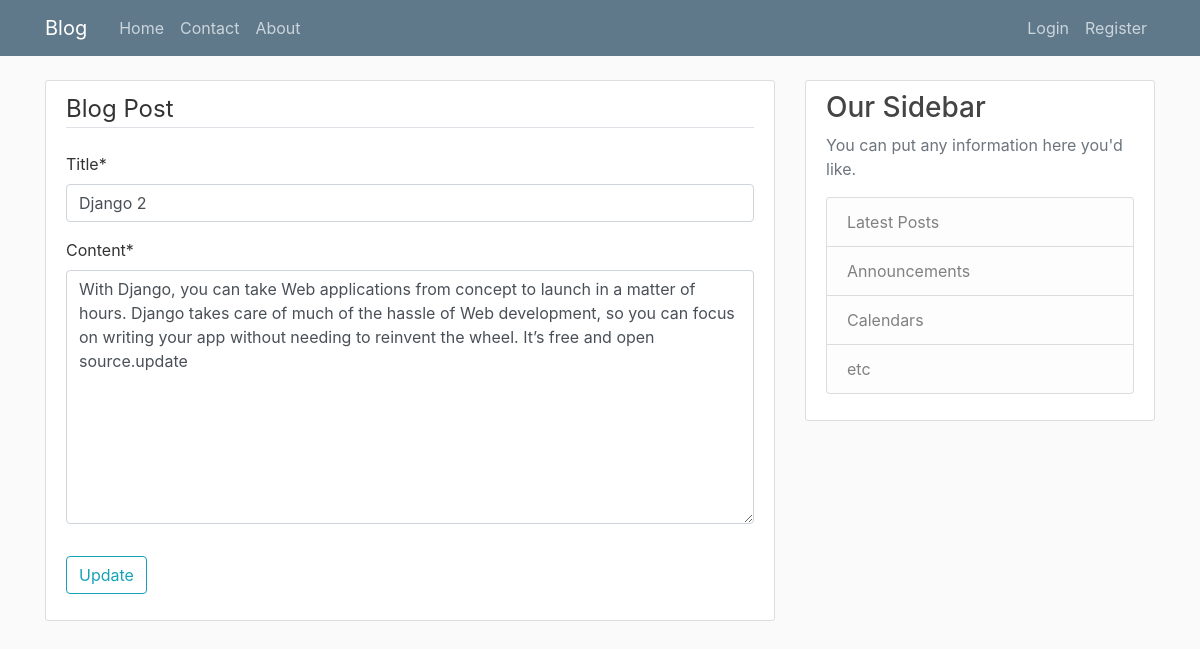
The page /articles/update/1/ on the database its author committed.
### article/models.py (models this page shows, shortened)
class Article(models.Model):
    title     = models.CharField(max_length = 30)
    content   = models.TextField()
    created_by= models.ForeignKey(User,on_delete=models.CASCADE)
    created_on= models.DateField(default = timezone.now)

### article/views.py (the view)
# urls.py: path('update/<int:pk>/', views.article_update,name = 'article-update'),
def article_update(request,pk=None):
    post = get_object_or_404(Article,pk=pk)
    form = ArticleCreateForm(request.POST or None, instance=post)
    if form.is_valid():
        form.save()
        return redirect('article-list')
    context = {
        'form':form
    }
    return render(request,'articles/article_update.html',context)

### article/forms.py
class ArticleCreateForm(forms.ModelForm):
    class Meta:
        model = Article
        fields = ['title','content']

### article/templates/articles/article_update.html (shortened to what this page needs)
{% extends "base.html" %}
{% load crispy_forms_tags %}
{% block content %}
    <div class="content-section">
        <form method="POST">
            <fieldset class="form-group">
                <legend class="border-bottom mb-4">Blog Post</legend>
                {{ form|crispy }}
            </fieldset>
            <div class="form-group">
                <button class="btn btn-outline-info" type="submit">Update</button>
            </div>
        </form>
    </div>
{% endblock content %}

### static/css/main.css (style rules this page uses)
body { background: #fafafa; color: #333333; margin-top: 5rem; }
.content-section { background: #ffffff; padding: 10px 20px; border: 1px solid #dddddd; border-radius: 3px; margin-bottom: 20px; }

### rows shown on the page
Article: title "Django 2", content "With Django, you can take Web applications from concept to launch in a matter of hours. Django takes care of much of the hassle of Web development, so you can focus on writing your app without needing to reinvent the wheel. It’s free and open source.update"
